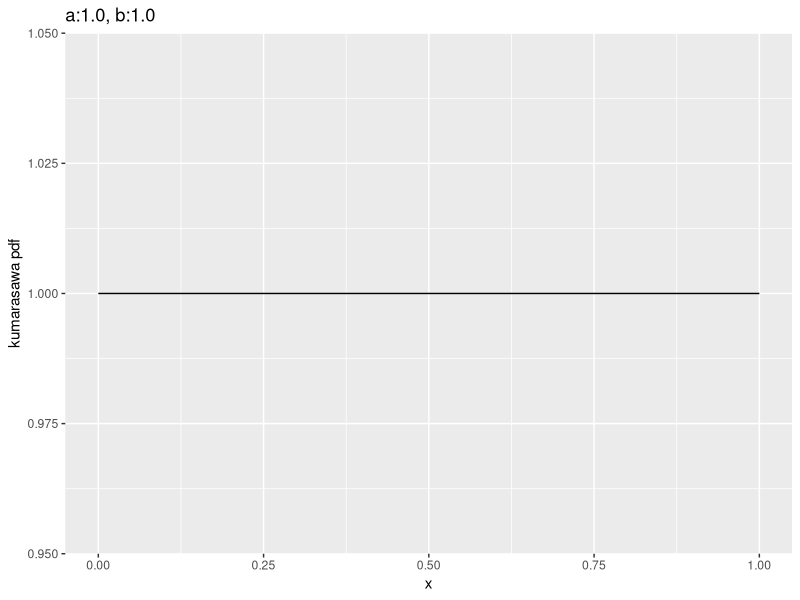
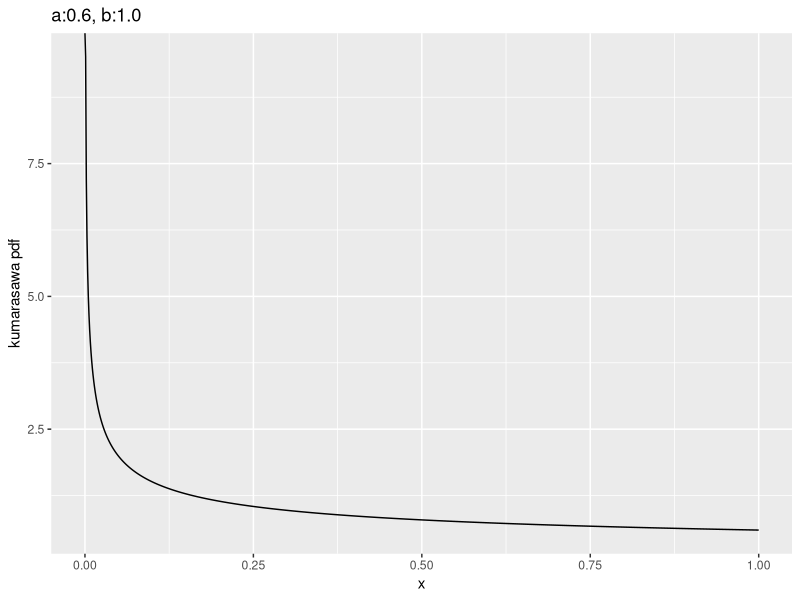
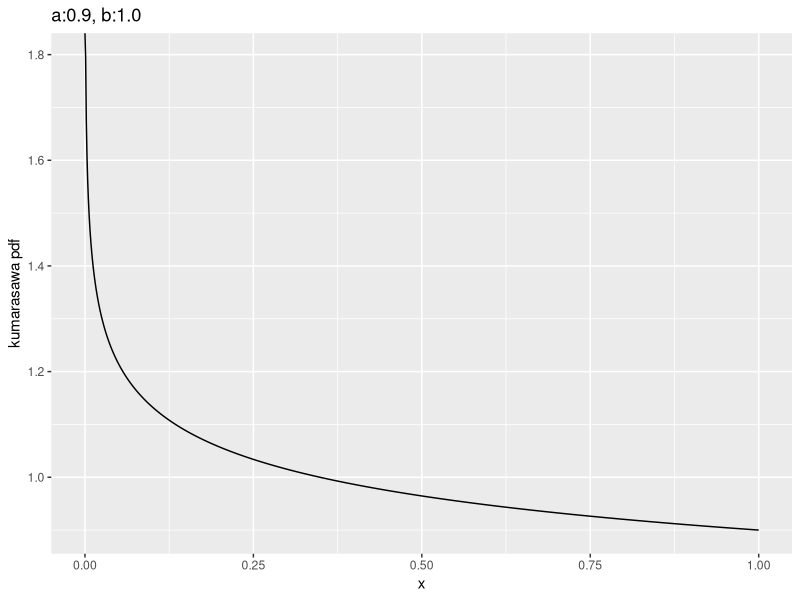
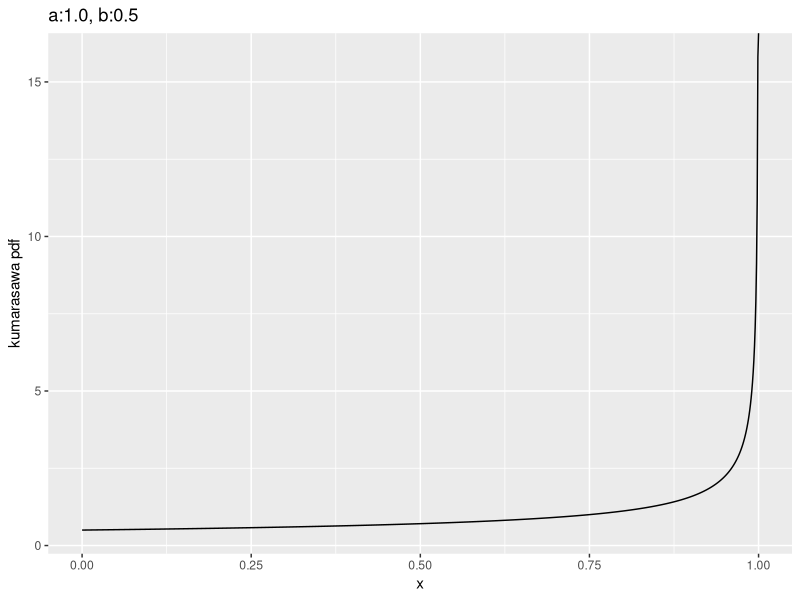
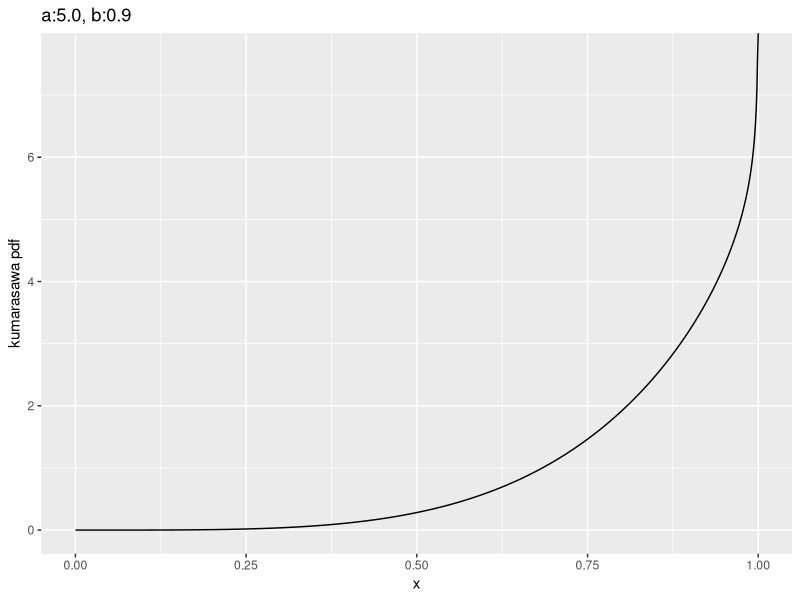
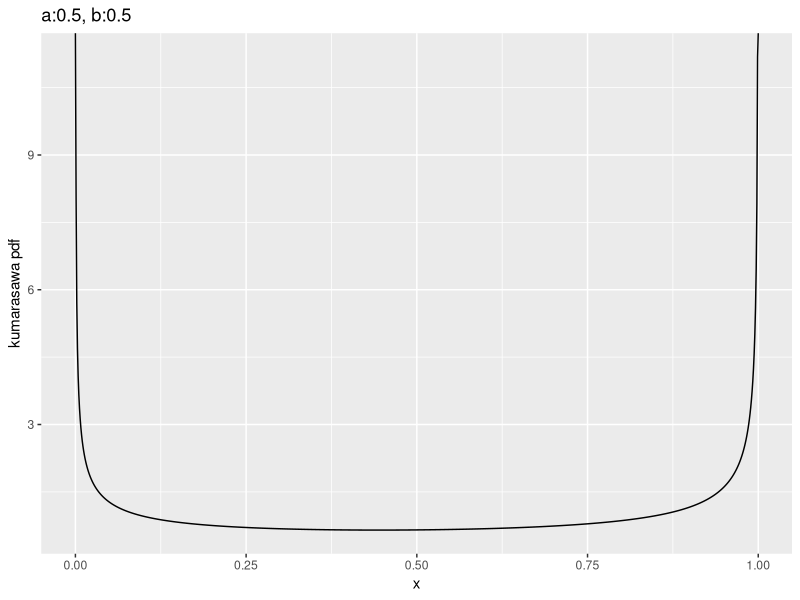
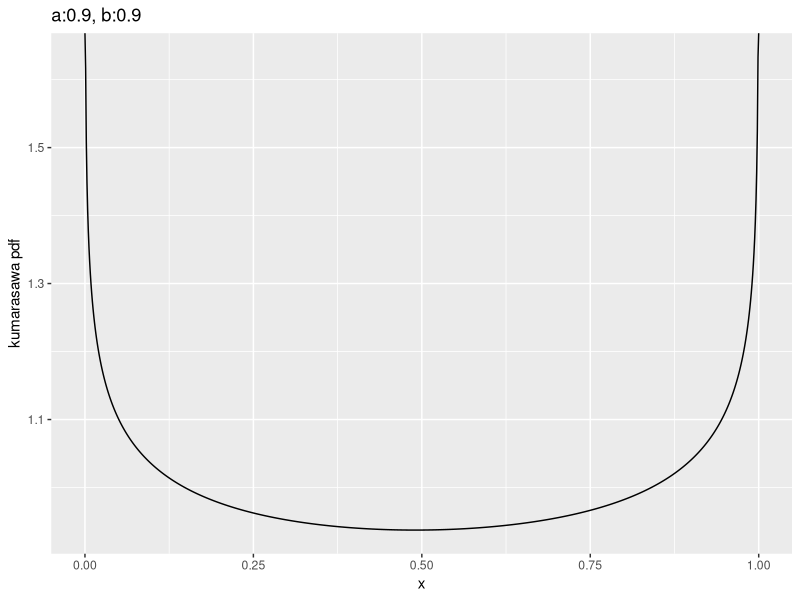
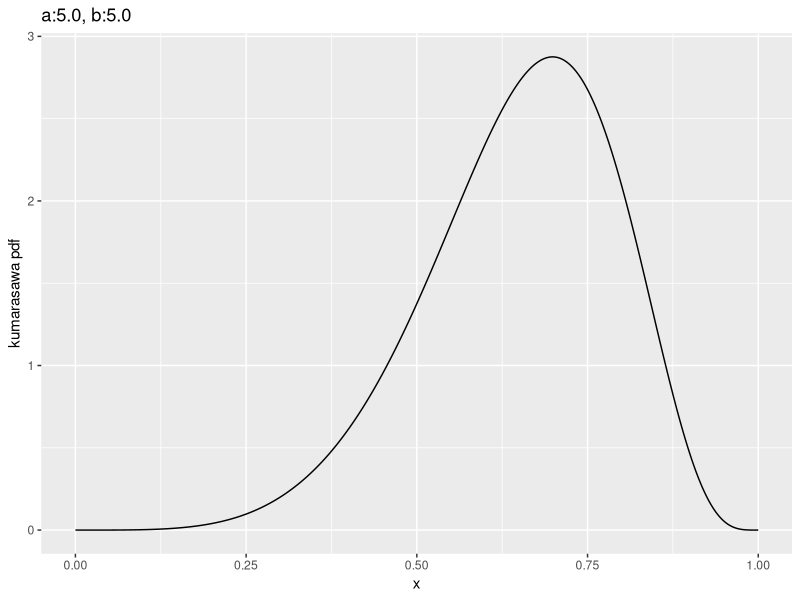

Reproduce these figures in R, in order. (Note: this script raises an error after producing the figures.)
library(tidyverse)
library(ggpubr)
library(ordinal)
library(optimx)

# ToDo
# [x] Describe all initial parameters 
# [] Use multiple parameter estimation
# [] Generate all functions or aggregate them to smaller number of functions 
# [] Add some final estimation, so the metric is not compared directly with MOS but some waited metric
# [] Run the code for testing -> make it simple to run it both on assumptions and 1204

# reading data ===================================
setwd("./4phase_real_analysis/")
data_by_weeks_1204 <- read_csv("phase4_current_results_p1204.csv", col_types = "ffnnnnnnnnnnncc")
data_by_weeks <- read_csv("phase4_current_results.csv", col_types = "ffnnnnnnnnnnncc")

# Different classes of weighting functions ============================
kumaraswa_pdf <- function(x, a, b){
  a * b * x^(a - 1) * (1 - x^a)^(b - 1)
}
kumaraswa_cdf <- function(x, a, b){
  1 - (1 - x^a)^b
}
kumaraswa_rev_cdf <- function(x, a, b){
  (1 - x^a)^b
}

x <- seq(0, 1, by=0.001)
kum_par_pdf <- c(1,1, 0.6,1, 0.9,1, 1,0.5, 5,0.9, 0.5,0.5, 0.9,0.9, 5,5, 3,6, 2,6)
dim(kum_par_pdf) <- c(2, 10)
kum_par_pdf <- t(kum_par_pdf)
colnames(kum_par_pdf) <- c("a", "b")
for (i in 1:nrow(kum_par_pdf)){
  p <- ggplot(NULL, 
              aes(x, kumaraswa_pdf(x, kum_par_pdf[i,"a"], kum_par_pdf[i, "b"]))) + 
      geom_line() +
      labs(x="x", y="kumarasawa pdf", 
           title=sprintf("a:%.1f, b:%.1f", kum_par_pdf[i, "a"], kum_par_pdf[i, "b"]))
  print(p)
}

kum_par_cdf <- c(1,1, 0.6,1, 0.9,1, 1,0.5, 5,0.9, 0.5,0.5, 0.9,0.9, 5,5, 3,6, 2,6)
dim(kum_par_cdf) <- c(2, 10)
kum_par_cdf <- t(kum_par_cdf)
colnames(kum_par_cdf) <- c("a", "b")
for (i in 1:nrow(kum_par_cdf)){
  p <- ggplot(NULL, 
              aes(x, kumaraswa_cdf(x, kum_par_cdf[i,"a"], kum_par_cdf[i, "b"]))) + 
    geom_line() +
    labs(x="x", y="kumarasawa cdf", 
         title=sprintf("a:%.1f, b:%.1f", kum_par_pdf[i, "a"], kum_par_pdf[i, "b"]))
  print(p)
}

ggplot(NULL, aes(x, kumaraswa_cdf(x, 1, 1))) + geom_line()
ggplot(NULL, aes(x, kumaraswa_cdf(x, 1, 0.5))) + geom_line()
ggplot(NULL, aes(x, kumaraswa_cdf(x, 0.5, 1))) + geom_line()
ggplot(NULL, aes(x, kumaraswa_cdf(x, 3, 6))) + geom_line()
ggplot(NULL, aes(x, kumaraswa_cdf(x, 0.4, 0.4))) + geom_line()

ggplot(NULL, aes(x, kumaraswa_rev_cdf(x, 1, 1))) + geom_line()
ggplot(NULL, aes(x, kumaraswa_rev_cdf(x, 1, 0.5))) + geom_line()
ggplot(NULL, aes(x, kumaraswa_rev_cdf(x, 0.5, 1))) + geom_line()
ggplot(NULL, aes(x, kumaraswa_rev_cdf(x, 3, 6))) + geom_line()
ggplot(NULL, aes(x, kumaraswa_rev_cdf(x, 0.4, 0.4))) + geom_line()
# I finally decided to use starting points from pdf for all cases, they are not perfec but ok


# Modeling - simple mean ===========================
f_mean <- function(x) {
  tmp <- x[,1]
  tmp[is.na(x[,1])] <- 0
  norm <- rep(1, nrow(x))
  norm[is.na(x[,1])] <- 0
  for (i in c(2:6)){
    tmp_norm <- rep(1, nrow(x))
    tmp_norm[is.na(x[,i])] <- 0
    norm <- norm + tmp_norm
    tmp_na <- x[,i]
    tmp_na[is.na(tmp_na)] <- 0
    tmp <- tmp + tmp_na
  }
  return(tmp / norm)
}

data_by_weeks$f_mean = f_mean(as.matrix(data_by_weeks[,c("mo", "tu", "we", "th", "fr", "sa")]))
data_by_weeks_1204$f_mean = f_mean(as.matrix(data_by_weeks_1204[,c("mo", "tu", "we", "th", "fr", "sa")]))

data_by_weeks %>%
  filter(n == 7) %>%
  group_by(week) %>% 
  dplyr::summarize(n_votes = n(), mos_real = mean(q2, na.rm = TRUE), 
                   mos_k = mean(f_mean, na.rm = TRUE), 
                   sd_real = sd(q2, na.rm = TRUE), 
                   sd_k = sd(f_mean, na.rm = TRUE)) %>%
  ggplot(aes(week, mos_real)) + 
  geom_errorbar(aes(ymin = mos_real - 1.96*sd_real/sqrt(n_votes), 
                    ymax = mos_real + 1.96*sd_real/sqrt(n_votes))) + 
  geom_point(aes(week, mos_k), color = 'blue')
data_by_weeks %>%
  select(-q4) %>%
  replace(is.na(.), 0) %>%
  mutate(week_private = mo*10^5+tu*10^4+we*10^3+th*10^2+fr*10+sa) %>%
  group_by(week_private) %>% 
  dplyr::summarize(n_votes = n(), mos_real = mean(q2, na.rm = TRUE), 
                   mos_k = mean(f_mean, na.rm = TRUE), 
                   sd_real = sd(q2, na.rm = TRUE), 
                   sd_k = sd(f_mean, na.rm = TRUE)) %>%
  ggplot(aes(mos_k, mos_real)) + 
  geom_errorbar(aes(ymin = mos_real - 1.96*sd_real/sqrt(n_votes), 
                    ymax = mos_real + 1.96*sd_real/sqrt(n_votes)))
data_by_weeks %>%
  select(-q4) %>%
  replace(is.na(.), 0) %>%
  mutate(week_private = mo*10^5+tu*10^4+we*10^3+th*10^2+fr*10+sa) %>%
  group_by(week_private) %>% 
  dplyr::summarize(n_votes = n(), mos_real = mean(q2, na.rm = TRUE), 
                   mos_k = mean(f_mean, na.rm = TRUE), 
                   sd_real = sd(q2, na.rm = TRUE), 
                   sd_k = sd(f_mean, na.rm = TRUE)) %>%
  ggplot(aes(mos_k, mos_real, color = log10(n_votes))) + 
  geom_point() +
  geom_smooth(colour = "green", alpha = 0.1) +
  geom_smooth(method = "lm") +
  stat_cor()
data_by_weeks %>%
  filter(n == 7) %>%
  select(-q4) %>%
  replace(is.na(.), 0) %>%
  mutate(week_private = mo*10^5+tu*10^4+we*10^3+th*10^2+fr*10+sa) %>%
  group_by(week_private) %>% 
  dplyr::summarize(n_votes = n(), mos_real = mean(q2, na.rm = TRUE), 
                   mos_k = mean(f_mean, na.rm = TRUE), 
                   sd_real = sd(q2, na.rm = TRUE), 
                   sd_k = sd(f_mean, na.rm = TRUE)) %>%
  ggplot(aes(mos_k, mos_real, color = n_votes)) + 
  geom_point() +
  geom_smooth(colour = "green", alpha = 0.1) +
  geom_smooth(method = "lm") +
  stat_cor()

data_by_weeks_1204 %>%
  filter(n == 7) %>%
  group_by(week) %>% 
  dplyr::summarize(n_votes = n(), mos_real = mean(q2, na.rm = TRUE), 
                   mos_k = mean(f_mean, na.rm = TRUE), 
                   sd_real = sd(q2, na.rm = TRUE), 
                   sd_k = sd(f_mean, na.rm = TRUE)) %>%
  ggplot(aes(week, mos_real)) + 
  geom_errorbar(aes(ymin = mos_real - 1.96*sd_real/sqrt(n_votes), 
                    ymax = mos_real + 1.96*sd_real/sqrt(n_votes))) + 
  geom_point(aes(week, mos_k), color = 'blue')
data_by_weeks_1204 %>%
  select(-q4) %>%
  replace(is.na(.), 0) %>%
  mutate(week_private = mo*10^5+tu*10^4+we*10^3+th*10^2+fr*10+sa) %>%
  group_by(week_private) %>% 
  dplyr::summarize(n_votes = n(), mos_real = mean(q2, na.rm = TRUE), 
                   mos_k = mean(f_mean, na.rm = TRUE), 
                   sd_real = sd(q2, na.rm = TRUE), 
                   sd_k = sd(f_mean, na.rm = TRUE)) %>%
  ggplot(aes(mos_k, mos_real)) + 
  geom_errorbar(aes(ymin = mos_real - 1.96*sd_real/sqrt(n_votes), 
                    ymax = mos_real + 1.96*sd_real/sqrt(n_votes)))
data_by_weeks_1204 %>%
  select(-q4) %>%
  replace(is.na(.), 0) %>%
  mutate(week_private = mo*10^5+tu*10^4+we*10^3+th*10^2+fr*10+sa) %>%
  group_by(week_private) %>% 
  dplyr::summarize(n_votes = n(), mos_real = mean(q2, na.rm = TRUE), 
                   mos_k = mean(f_mean, na.rm = TRUE), 
                   sd_real = sd(q2, na.rm = TRUE), 
                   sd_k = sd(f_mean, na.rm = TRUE)) %>%
  ggplot(aes(mos_k, mos_real, color = log10(n_votes))) + 
  geom_point() +
  geom_smooth(colour = "green", alpha = 0.1) +
  geom_smooth(method = "lm") +
  stat_cor()

# optimalization ======================
data_by_weeks$os <- factor(data_by_weeks$q2, ordered = TRUE, 
                           levels = c(1, 2, 3, 4, 5))

steps <- c(0.01, 0.2, 0.4, 0.6, 0.8, 0.99)

f_kum_pdf <- function(x, steps, a, b) {
  norm_vec <- t(replicate(nrow(x), kumaraswa_pdf(steps, a, b)))
  norm_vec[is.na(x)] <- 0
  rowSums(x * norm_vec, na.rm = TRUE) / rowSums(norm_vec)
}
f_kum_cdf <- function(x, steps, a, b) {
  norm_vec <- t(replicate(nrow(x), kumaraswa_cdf(steps, a, b)))
  norm_vec[is.na(x)] <- 0
  rowSums(x * norm_vec, na.rm = TRUE) / rowSums(norm_vec)
}
f_kum_rev_cdf <- function(x, steps, a, b) {
  norm_vec <- t(replicate(nrow(x), kumaraswa_rev_cdf(steps, a, b)))
  norm_vec[is.na(x)] <- 0
  rowSums(x * norm_vec, na.rm = TRUE) / rowSums(norm_vec)
}

objective_fun_pdf <- function(params, df, steps) {
  a <- params[1]
  b <- params[2]
  
  df$f_kum_pdf <- f_kum_pdf(as.matrix(df[,c("mo", "tu", "we", "th", "fr", "sa")]), 
                        steps, a, b)
  
  model <- clm(os ~ f_kum_pdf, data = df, family = "binomial")  
  
  return(AIC(model))  
}
objective_fun_cdf <- function(params, df, steps) {
  a <- params[1]
  b <- params[2]
  
  df$f_kum_cdf <- f_kum_cdf(as.matrix(df[,c("mo", "tu", "we", "th", "fr", "sa")]), 
                            steps, a, b)
  
  model <- clm(os ~ f_kum_cdf, data = df, family = "binomial")  
  
  return(AIC(model))  
}
objective_fun_rev_cdf <- function(params, df, steps) {
  a <- params[1]
  b <- params[2]
  
  df$f_kum_rev_cdf <- f_kum_rev_cdf(as.matrix(df[,c("mo", "tu", "we", "th", "fr", "sa")]), 
                            steps, a, b)
  
  model <- clm(os ~ f_kum_rev_cdf, data = df, family = "binomial")  
  
  return(AIC(model))  
}

best_AIC <- 10^9
opt_param <- 0
opt_shape <- "none"
for (i in 1:nrow(kum_par_pdf)){
  init_params <- kum_par_pdf[i,]
  lower_bounds <- c(0.00001, 0.00001)
  opt_data <- data_by_weeks %>%
    filter(n < 8)
  
  opt_result <- optimx(init_params, objective_fun_pdf, method="L-BFGS-B", 
                       lower=lower_bounds, df = opt_data, steps = steps)
  
  best_params <- opt_result
  print(best_params)
  if (best_params$value < best_AIC)
  {
    best_AIC <- best_params$value
    opt_param <- best_params
    opt_shape <- "pdf"
  }
}
for (i in 1:nrow(kum_par_pdf)){
  init_params <- kum_par_pdf[i,]
  lower_bounds <- c(0.00001, 0.00001)
  opt_data <- data_by_weeks %>%
    filter(n < 8)
  
  opt_result <- optimx(init_params, objective_fun_cdf, method="L-BFGS-B", 
                       lower=lower_bounds, df = opt_data, steps = steps)
  
  best_params <- opt_result
  print(best_params)
  if (best_params$value < best_AIC)
  {
    best_AIC <- best_params$value
    opt_param <- best_params
    opt_shape <- "cdf"
  }
}
for (i in 1:nrow(kum_par_pdf)){
  init_params <- kum_par_pdf[i,]
  lower_bounds <- c(0.00001, 0.00001)
  opt_data <- data_by_weeks %>%
    filter(n < 8)
  
  opt_result <- optimx(init_params, objective_fun_rev_cdf, method="L-BFGS-B", 
                       lower=lower_bounds, df = opt_data, steps = steps)
  
  best_params <- opt_result
  print(best_params)
  if (best_params$value < best_AIC)
  {
    best_AIC <- best_params$value
    opt_param <- best_params
    opt_shape <- "rev_cdf"
  }
}

if (opt_shape == "pdf"){
  data_by_weeks$f_param <- f_kum_pdf(as.matrix(
    data_by_weeks[,c("mo", "tu", "we", "th", "fr", "sa")]), 
    steps, opt_param$a, opt_param$b)
} else if(opt_shape == "cdf") {
  data_by_weeks$f_param <- f_kum_cdf(as.matrix(
    data_by_weeks[,c("mo", "tu", "we", "th", "fr", "sa")]), 
    steps, opt_param$a, opt_param$b)
} else {
  data_by_weeks$f_param <- f_kum_rev_cdf(as.matrix(
    data_by_weeks[,c("mo", "tu", "we", "th", "fr", "sa")]), 
    steps, opt_param$a, opt_param$b)
}

x = seq(0.001, 0.999, by = 0.001)
if (opt_shape == "pdf"){
  ggplot(NULL, aes(steps, kumaraswa_pdf(steps, opt_param$a, opt_param$b)/
                     sum(kumaraswa_pdf(steps, opt_param$a, opt_param$b)))) + 
        geom_point() +
        geom_line(aes(x, kumaraswa_pdf(x, opt_param$a, opt_param$b)/
                        sum(kumaraswa_pdf(x, opt_param$a, opt_param$b))))
} else if(opt_shape == "cdf") {
  ggplot(NULL, aes(steps, kumaraswa_cdf(steps, opt_param$a, opt_param$b))) + 
    geom_point() +
    geom_line(aes(x, kumaraswa_cdf(x, opt_param$a, opt_param$b)))
} else {
  ggplot(NULL, aes(steps, kumaraswa_rev_cdf(steps, opt_param$a, opt_param$b)/
                     sum(kumaraswa_rev_cdf(steps, opt_param$a, opt_param$b)))) + 
    geom_point() +
    geom_line(aes(x, kumaraswa_rev_cdf(x, opt_param$p1, opt_param$p2)/
                    sum(kumaraswa_rev_cdf(x, opt_param$p1, opt_param$p2))))
}

data_by_weeks %>%
  select(-q4) %>%
  replace(is.na(.), 0) %>%
  mutate(week_private = mo*10^5+tu*10^4+we*10^3+th*10^2+fr*10+sa) %>%
  group_by(week_private) %>%
  dplyr::summarize(mos = mean(q2), f_param = mean(f_param), n = n(), week_private = week_private) %>%
  ggscatter(x = "f_param", y = "mos",
            add = "reg.line",  # Add regression line
            add.params = list(color = "blue", fill = "lightgray"), # Customize reg. line
            conf.int = TRUE # Add confidence interval
  ) + 
  stat_cor(method = "pearson", label.x = 2.5, label.y = 5)




# other fuctions ===========

f_lin_last <- function(x) {
  norm <- rep(1, nrow(x))
  norm[is.na(x[,1])] <- 0
  tmp <- x[,1]
  tmp[is.na(x[,1])] <- 0
  tmp <- tmp * norm
  for (i in c(2:6)){
    tmp_norm <- rep(i, nrow(x))
    tmp_norm[is.na(x[,i])] <- 0
    norm <- norm + tmp_norm
    tmp_na <- x[,i]
    tmp_na[is.na(tmp_na)] <- 0
    tmp <- tmp + tmp_na * tmp_norm
  }
  return(tmp / norm)
}

f_lin_first <- function(x) {
  norm <- rep(6, nrow(x))
  norm[is.na(x[,1])] <- 0
  tmp <- x[,1]
  tmp[is.na(x[,1])] <- 0
  tmp <- tmp * norm
  for (i in c(2:6)){
    tmp_norm <- rep(7-i, nrow(x))
    tmp_norm[is.na(x[,i])] <- 0
    norm <- norm + tmp_norm
    tmp_na <- x[,i]
    tmp_na[is.na(tmp_na)] <- 0
    tmp <- tmp + tmp_na * tmp_norm
  }
  return(tmp / norm)
}

f_lin_ends <- function(x) {
  norm <- rep(3, nrow(x))
  norm[is.na(x[,1])] <- 0
  tmp <- x[,1]
  tmp[is.na(x[,1])] <- 0
  tmp <- tmp * norm
  for (i in c(2:6)){
    tmp_norm <- rep(ceiling(abs(3.5 - i)), nrow(x))
    tmp_norm[is.na(x[,i])] <- 0
    norm <- norm + tmp_norm
    tmp_na <- x[,i]
    tmp_na[is.na(tmp_na)] <- 0
    tmp <- tmp + tmp_na * tmp_norm
  }
  return(tmp / norm)
}

# Modeling =========================









data_by_weeks$f_lin_last = f_lin_last(as.matrix(data_by_weeks[,c("mo", "tu", "we", "th", "fr", "sa")]))

data_by_weeks$f_lin_first = f_lin_first(as.matrix(data_by_weeks[,c("mo", "tu", "we", "th", "fr", "sa")]))
data_by_weeks$f_lin_ends = f_lin_ends(as.matrix(data_by_weeks[,c("mo", "tu", "we", "th", "fr", "sa")]))

data_by_weeks$res_mean <- data_by_weeks$f_mean - data_by_weeks$q2
data_by_weeks$res_last <-data_by_weeks$f_lin_last - data_by_weeks$q2
data_by_weeks$res_first <-data_by_weeks$f_lin_first - data_by_weeks$q2
data_by_weeks$res_ends <-data_by_weeks$f_lin_ends - data_by_weeks$q2



d_mos_full_k <- data_by_weeks %>% filter(n == 7)  %>% 
  group_by(week) %>% 
  dplyr::summarize(n_votes = n(), mos_real = mean(q2, na.rm = TRUE), mos_k = mean(f_param, na.rm = TRUE), sd_real = sd(q2, na.rm = TRUE), sd_k = sd(f_param, na.rm = TRUE))

d_mos_full_k$diff <- d_mos_full_k$mos_real - d_mos_full_k$mos_k




data_by_weeks %>%
  filter(n == 7) %>%
  mutate(week_private = mo*10^5+tu*10^4+we*10^3+th*10^2+fr*10+sa) %>%
  group_by(week_private) %>%
  dplyr::summarize(mos = mean(q2), f_mean = mean(f_mean)) %>%
  ggscatter(x = "f_mean", y = "mos",
            add = "reg.line",  # Add regressin line
            add.params = list(color = "blue", fill = "lightgray"), # Customize reg. line
            conf.int = TRUE # Add confidence interval
  ) + 
  stat_cor(method = "pearson", label.x = 2.5, label.y = 5)

data_by_weeks %>%
  filter(n == 7) %>%
  mutate(week_private = mo*10^5+tu*10^4+we*10^3+th*10^2+fr*10+sa) %>%
  group_by(week_private) %>%
  dplyr::summarize(mos = mean(q2), f_lin_last = mean(f_lin_last)) %>%
  ggscatter(x = "f_lin_last", y = "mos",
            add = "reg.line",  # Add regressin line
            add.params = list(color = "blue", fill = "lightgray"), # Customize reg. line
            conf.int = TRUE # Add confidence interval
  ) + 
  stat_cor(method = "pearson", label.x = 2.5, label.y = 5)

data_by_weeks %>%
  filter(n == 7) %>%
  mutate(week_private = mo*10^5+tu*10^4+we*10^3+th*10^2+fr*10+sa) %>%
  group_by(week_private) %>%
  dplyr::summarize(mos = mean(q2), f_lin_first = mean(f_lin_first)) %>%
  ggscatter(x = "f_lin_first", y = "mos",
            add = "reg.line",  # Add regressin line
            add.params = list(color = "blue", fill = "lightgray"), # Customize reg. line
            conf.int = TRUE # Add confidence interval
  ) + 
  stat_cor(method = "pearson", label.x = 2.5, label.y = 5)

data_by_weeks %>%
  filter(n == 7) %>%
  mutate(week_private = mo*10^5+tu*10^4+we*10^3+th*10^2+fr*10+sa) %>%
  group_by(week_private) %>%
  dplyr::summarize(mos = mean(q2), f_lin_ends = mean(f_lin_ends)) %>%
  ggscatter(x = "f_lin_ends", y = "mos",
            add = "reg.line",  # Add regressin line
            add.params = list(color = "blue", fill = "lightgray"), # Customize reg. line
            conf.int = TRUE # Add confidence interval
  ) + 
  stat_cor(method = "pearson", label.x = 2.5, label.y = 5)

data_by_weeks %>%
  select(-q4) %>%
  replace(is.na(.), 0) %>%
  mutate(week_private = mo*10^5+tu*10^4+we*10^3+th*10^2+fr*10+sa) %>%
  group_by(week_private) %>%
  dplyr::summarize(mos = mean(q2), f_mean = mean(f_mean), n = n()) %>%
  ggscatter(x = "f_mean", y = "mos",
            add = "reg.line",  # Add regressin line
            add.params = list(color = "blue", fill = "lightgray"), # Customize reg. line
            conf.int = TRUE # Add confidence interval
  ) + 
  stat_cor(method = "pearson", label.x = 2.5, label.y = 5)

data_by_weeks %>%
  select(-q4) %>%
  replace(is.na(.), 0) %>%
  mutate(week_private = mo*10^5+tu*10^4+we*10^3+th*10^2+fr*10+sa) %>%
  group_by(week_private) %>%
  dplyr::summarize(mos = mean(q2), f_lin_last = mean(f_lin_last), n = n()) %>%
  ggscatter(x = "f_lin_last", y = "mos",
            add = "reg.line",  # Add regressin line
            add.params = list(color = "blue", fill = "lightgray"), # Customize reg. line
            conf.int = TRUE # Add confidence interval
  ) + 
  stat_cor(method = "pearson", label.x = 2.5, label.y = 5)

data_by_weeks %>%
  select(-q4) %>%
  replace(is.na(.), 0) %>%
  mutate(week_private = mo*10^5+tu*10^4+we*10^3+th*10^2+fr*10+sa) %>%
  group_by(week_private) %>%
  dplyr::summarize(mos = mean(q2), f_lin_first = mean(f_lin_first), n = n()) %>%
  ggscatter(x = "f_lin_first", y = "mos",
            add = "reg.line",  # Add regressin line
            add.params = list(color = "blue", fill = "lightgray"), # Customize reg. line
            conf.int = TRUE # Add confidence interval
  ) + 
  stat_cor(method = "pearson", label.x = 2.5, label.y = 5)

data_by_weeks %>%
  select(-q4) %>%
  replace(is.na(.), 0) %>%
  mutate(week_private = mo*10^5+tu*10^4+we*10^3+th*10^2+fr*10+sa) %>%
  group_by(week_private) %>%
  dplyr::summarize(mos = mean(q2), f_lin_ends = mean(f_lin_ends), n = n()) %>%
  ggscatter(x = "f_lin_ends", y = "mos",
            add = "reg.line",  # Add regressin line
            add.params = list(color = "blue", fill = "lightgray"), # Customize reg. line
            conf.int = TRUE # Add confidence interval
  ) + 
  stat_cor(method = "pearson", label.x = 2.5, label.y = 5)

#and taking into account number of votes


data_by_weeks %>%
  select(-q4) %>%
  replace(is.na(.), 0) %>%
  mutate(week_private = mo*10^5+tu*10^4+we*10^3+th*10^2+fr*10+sa) %>%
  group_by(week_private) %>%
  dplyr::summarize(mos = mean(q2), f_mean = mean(f_mean), n = n(), week_private = week_private) %>%
  ggscatter(x = "f_mean", y = "mos",
            add = "reg.line",  # Add regressin line
            add.params = list(color = "blue", fill = "lightgray"), # Customize reg. line
            conf.int = TRUE # Add confidence interval
  ) + 
  stat_cor(method = "pearson", label.x = 2.5, label.y = 5)

data_by_weeks %>%
  select(-q4) %>%
  replace(is.na(.), 0) %>%
  mutate(week_private = mo*10^5+tu*10^4+we*10^3+th*10^2+fr*10+sa) %>%
  group_by(week_private) %>%
  dplyr::summarize(mos = mean(q2), f_lin_last = mean(f_lin_last), n = n(), week_private = week_private) %>%
  ggscatter(x = "f_lin_last", y = "mos",
            add = "reg.line",  # Add regressin line
            add.params = list(color = "blue", fill = "lightgray"), # Customize reg. line
            conf.int = TRUE # Add confidence interval
  ) + 
  stat_cor(method = "pearson", label.x = 2.5, label.y = 5)

data_by_weeks %>%
  select(-q4) %>%
  replace(is.na(.), 0) %>%
  mutate(week_private = mo*10^5+tu*10^4+we*10^3+th*10^2+fr*10+sa) %>%
  group_by(week_private) %>%
  dplyr::summarize(mos = mean(q2), f_lin_first = mean(f_lin_first), n = n(), week_private = week_private) %>%
  ggscatter(x = "f_lin_first", y = "mos",
            add = "reg.line",  # Add regressin line
            add.params = list(color = "blue", fill = "lightgray"), # Customize reg. line
            conf.int = TRUE # Add confidence interval
  ) + 
  stat_cor(method = "pearson", label.x = 2.5, label.y = 5)

data_by_weeks %>%
  select(-q4) %>%
  replace(is.na(.), 0) %>%
  mutate(week_private = mo*10^5+tu*10^4+we*10^3+th*10^2+fr*10+sa) %>%
  group_by(week_private) %>%
  dplyr::summarize(mos = mean(q2), f_lin_ends = mean(f_lin_ends), n = n(), week_private = week_private) %>%
  ggscatter(x = "f_lin_ends", y = "mos",
            add = "reg.line",  # Add regressin line
            add.params = list(color = "blue", fill = "lightgray"), # Customize reg. line
            conf.int = TRUE # Add confidence interval
  ) + 
  stat_cor(method = "pearson", label.x = 2.5, label.y = 5)



data_by_weeks$os <- factor(data_by_weeks$q2, ordered = TRUE, levels = c(1, 2, 3, 4, 5))

model_mean <- clm(os ~ f_mean, data = data_by_weeks, family = "binomial")
summary(model_mean)

model_lin_last <- clm(os ~ f_lin_last, data = data_by_weeks, family = "binomial")
summary(model_lin_last)

model_lin_first <- clm(os ~ f_lin_first, data = data_by_weeks, family = "binomial")
summary(model_lin_first)

model_lin_ends <- clm(os ~ f_lin_ends, data = data_by_weeks, family = "binomial")
summary(model_lin_ends)

model_lin_ends <- clm(os ~ f_mean + f_lin_last + f_lin_first + f_lin_ends, data = data_by_weeks, family = "binomial")
summary(model_lin_ends)

data_only_full <- data_by_weeks[data_by_weeks$n == 7,]

model_mean <- clm(os ~ f_mean, data = data_only_full, family = "binomial")
summary(model_mean)

model_lin_last <- clm(os ~ f_lin_last, data = data_only_full, family = "binomial")
summary(model_lin_last)

model_lin_first <- clm(os ~ f_lin_first, data = data_only_full, family = "binomial")
summary(model_lin_first)

model_lin_ends <- clm(os ~ f_lin_ends, data = data_only_full, family = "binomial")
summary(model_lin_ends)

model_lin_ends <- clm(os ~ f_mean + f_lin_last + f_lin_first + f_lin_ends, data = data_only_full, family = "binomial")
summary(model_lin_ends)

data_by_weeks <- data_by_weeks_1204

data_by_weeks$os <- factor(data_by_weeks$q2, ordered = TRUE, levels = c(1, 2, 3, 4, 5))


# steps <- c(0.1428571, 0.2857143, 0.4285714, 0.5714286, 0.7142857, 0.8571429)
steps <- c(0.01, 0.2, 0.4, 0.6, 0.8, 0.99)

f_param <- function(x, a, b) {
  norm_vec <- t(replicate(nrow(x), kumaraswa_den(steps, a, b)))
  norm = norm_vec[,1]
  norm[is.na(x[,1])] <- 0
  tmp <- x[,1]
  tmp[is.na(x[,1])] <- 0
  tmp <- tmp * norm
  for (i in c(2:6)){
    tmp_norm <- norm_vec[,i]
    tmp_norm[is.na(x[,i])] <- 0
    norm <- norm + tmp_norm
    tmp_na <- x[,i]
    tmp_na[is.na(tmp_na)] <- 0
    tmp <- tmp + tmp_na * tmp_norm
  }
  return(tmp / norm)
}

objective_fun <- function(params, df) {
  a <- params[1]
  b <- params[2]
  
  df$f_param <- f_param(as.matrix(df[,c("mo", "tu", "we", "th", "fr", "sa")]), a, b)
  
  model <- clm(os ~ f_param, data = df, family = "binomial")  
  
  return(AIC(model))  
}
init_params <- c(1.0, 1.0)
lower_bounds <- c(0.00001, 0.00001)
opt_data <- data_by_weeks %>%
  filter(n < 8)

opt_result <- optimx(init_params, objective_fun, method="L-BFGS-B", 
                     lower=lower_bounds, df = opt_data)

best_params <- opt_result
print(best_params)

plot(steps, kumaraswa_den(steps, best_params$p1, best_params$p2)/sum(kumaraswa_den(steps, best_params$p1, best_params$p2)))

data_by_weeks$f_param <- f_param(as.matrix(
  data_by_weeks[,c("mo", "tu", "we", "th", "fr", "sa")]), 
  best_params$p1, best_params$p2)

data_by_weeks %>%
  select(-q4) %>%
  replace(is.na(.), 0) %>%
  mutate(week_private = mo*10^5+tu*10^4+we*10^3+th*10^2+fr*10+sa) %>%
  group_by(week_private) %>%
  dplyr::summarize(mos = mean(q2), f_param = mean(f_param), n = n(), week_private = week_private) %>%
  ggscatter(x = "f_param", y = "mos",
            add = "reg.line",  # Add regression line
            add.params = list(color = "blue", fill = "lightgray"), # Customize reg. line
            conf.int = TRUE # Add confidence interval
  ) + 
  stat_cor(method = "pearson", label.x = 2.5, label.y = 5)

#comparing real MOS with modelled MOS for Kumaraswa

d_mos_k <- data_by_weeks %>%
  group_by(week) %>% 
  dplyr::summarize(n_votes = n(), mos_real = mean(q2, na.rm = TRUE), mos_k = mean(f_param, na.rm = TRUE), sd_real = sd(q2, na.rm = TRUE), sd_k = sd(f_param, na.rm = TRUE))

#and comparison when we only have full weeks

d_mos_full_k <- data_by_weeks %>% filter(n == 7)  %>% 
  group_by(week) %>% 
  dplyr::summarize(n_votes = n(), mos_real = mean(q2, na.rm = TRUE), mos_k = mean(f_param, na.rm = TRUE), sd_real = sd(q2, na.rm = TRUE), sd_k = sd(f_param, na.rm = TRUE))

d_mos_full_k$diff <- d_mos_full_k$mos_real - d_mos_full_k$mos_k

d_mos_full_k %>%
  ggplot(aes(week, mos_real)) + geom_errorbar(aes(ymin = mos_real - 1.96*sd_real/sqrt(n_votes), ymax = mos_real + 1.96*sd_real/sqrt(n_votes))) + geom_point(aes(week, mos_k), color = 'blue')

model <- clm(os ~ mo  + we + sa, data = data_by_weeks)
summary(model)

data_all_in <- data_by_weeks %>%
  filter(n == 7) %>%
  mutate(tu = tu + runif(n = 311, min = -0.3, max = 0.3)) %>%
  mutate(th = th + runif(n = 311, min = -0.3, max = 0.3)) %>%
  mutate(sa = sa + runif(n = 311, min = -0.3, max = 0.3)) 

model <- clm(os ~ mo + tu + we + th + fr + sa, data = data_all_in)
summary(model)

cor(data_all_in$mo, data_all_in$tu)

model_3var <- clm(os ~ tu + th + sa, data = data_all_in)
summary(model_3var)
AIC(model_3var)

data_all_in$test_var <- data_all_in$tu*0.506 + data_all_in$th*0.789 + data_all_in$sa*0.810
model_1var <- clm(os ~ test_var, data = data_all_in)
summary(model_1var)
AIC(model_1var)


data_all_in$test_var <- data_all_in$tu*1.506 + data_all_in$th*0.289 + data_all_in$sa*0.310
model_1var <- clm(os ~ test_var, data = data_all_in)
summary(model_1var)
AIC(model_1var)
